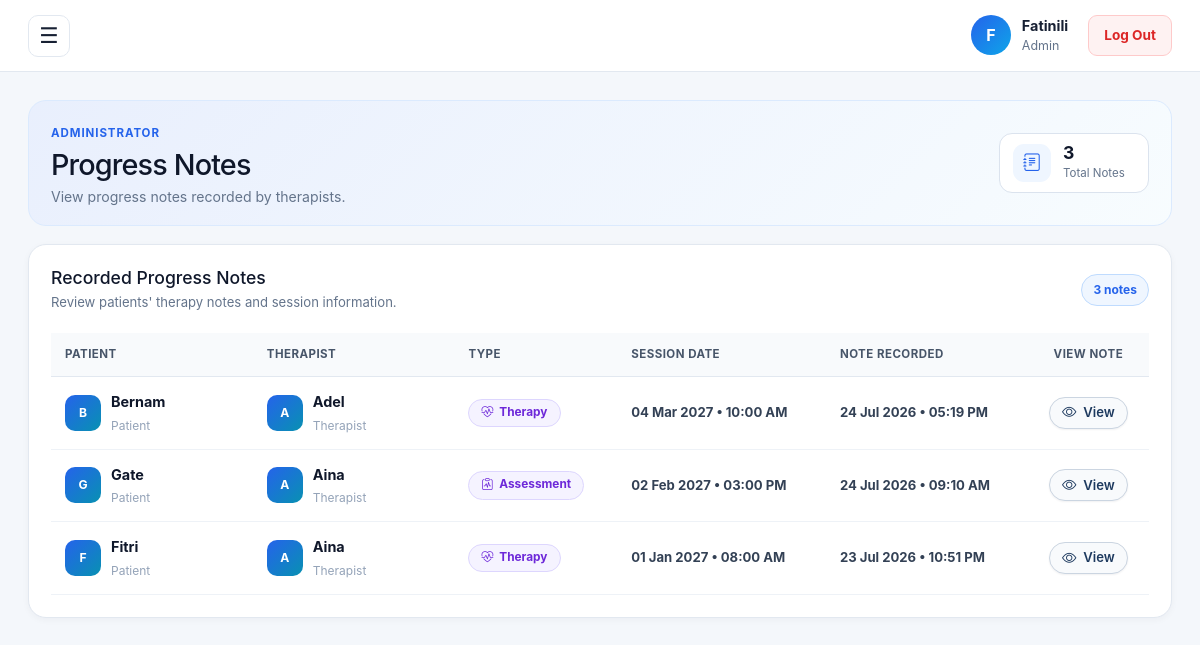
The app's page /admin/progress-notes (signed in), older data.
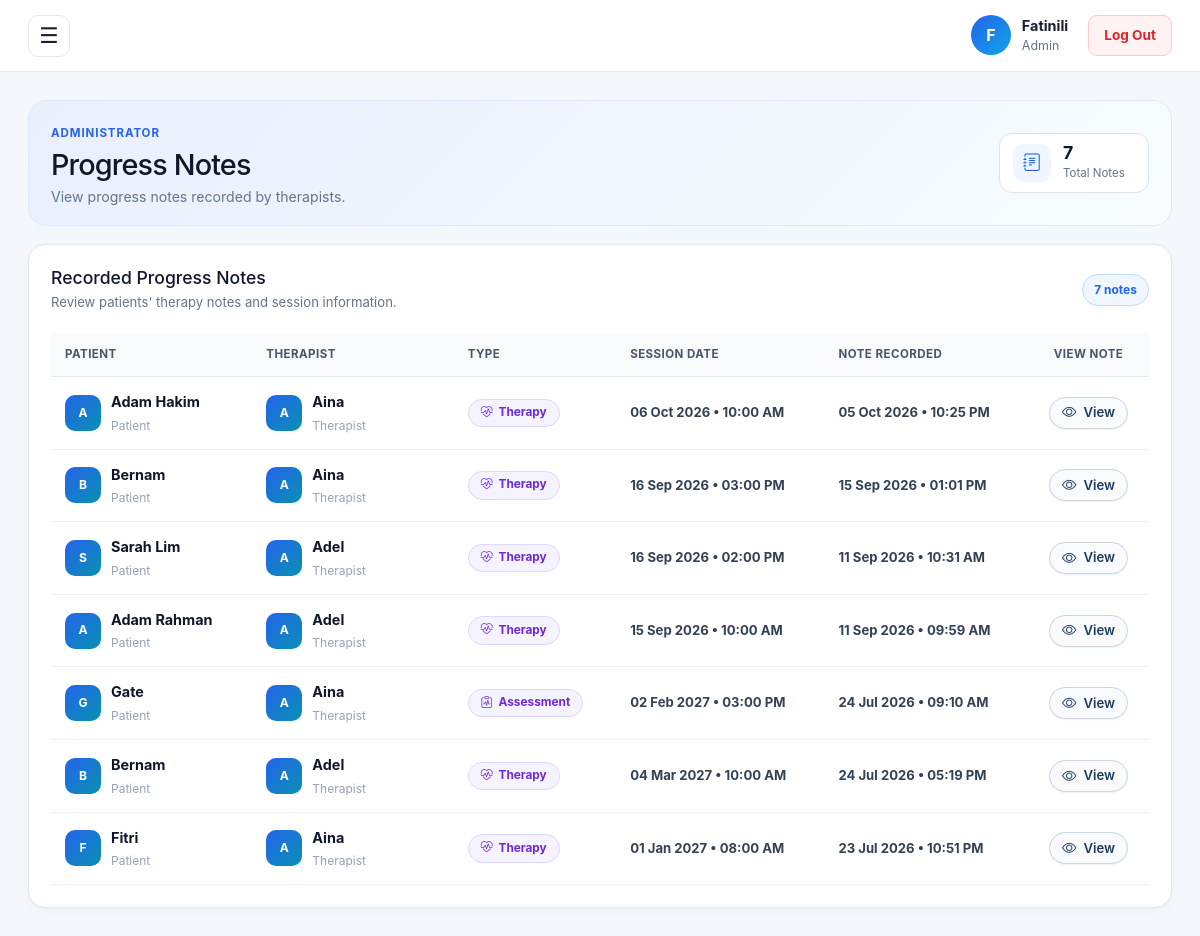
The same page, newer data.
### tables this page shows
CREATE TABLE progress_notes (
        note_id INTEGER PRIMARY KEY AUTOINCREMENT,
        appointment_id INTEGER NOT NULL,
        therapist_user_id INTEGER NOT NULL,
        created_at TEXT NOT NULL,
        content TEXT NOT NULL, goal_score INTEGER DEFAULT 0, attendance_rate INTEGER DEFAULT 0, therapist_rating INTEGER DEFAULT 0, progress_status TEXT, ai_recommendation TEXT, diagnosis TEXT, updated_at TEXT,
        FOREIGN KEY(appointment_id) REFERENCES appointments(appointment_id),
        FOREIGN KEY(therapist_user_id) REFERENCES users(user_id)
    );

CREATE TABLE "clients" (
                client_id INTEGER PRIMARY KEY AUTOINCREMENT,

                parent_user_id INTEGER,
                patient_user_id INTEGER,

                full_name TEXT NOT NULL,
                date_of_birth TEXT,
                gender TEXT,
                diagnosis TEXT,
                created_at TEXT,

                FOREIGN KEY(parent_user_id)
                    REFERENCES users(user_id),

                FOREIGN KEY(patient_user_id)
                    REFERENCES users(user_id)
            );

CREATE TABLE "users" (
                user_id INTEGER PRIMARY KEY AUTOINCREMENT,

                full_name TEXT NOT NULL,
                email TEXT NOT NULL UNIQUE,
                password_hash TEXT NOT NULL,

                role TEXT NOT NULL
                    CHECK(
                        role IN (
                            'ADMIN',
                            'THERAPIST',
                            'PARENT',
                            'PATIENT'
                        )
                    ),

                must_change_password INTEGER NOT NULL DEFAULT 0,
                is_active INTEGER NOT NULL DEFAULT 1,

                approval_status TEXT NOT NULL
                    CHECK(
                        approval_status IN (
                            'APPROVED',
                            'PENDING',
                            'REJECTED'
                        )
                    )
                    DEFAULT 'APPROVED'
            );

CREATE TABLE appointments (
        appointment_id INTEGER PRIMARY KEY AUTOINCREMENT,
        client_id INTEGER NOT NULL,
        therapist_user_id INTEGER NOT NULL,
        appointment_type TEXT NOT NULL CHECK(appointment_type IN ('THERAPY','ASSESSMENT')) DEFAULT 'THERAPY',
        date_time TEXT NOT NULL,
        location TEXT,
        status TEXT NOT NULL CHECK(status IN ('Scheduled','Cancelled','Completed')) DEFAULT 'Scheduled',
        notes TEXT,

        confirmation_status TEXT NOT NULL
            CHECK(confirmation_status IN ('Pending','Accepted','Declined','Rescheduled'))
            DEFAULT 'Pending',
        update_note TEXT,
        last_updated_at TEXT,

        FOREIGN KEY(client_id) REFERENCES clients(client_id),
        FOREIGN KEY(therapist_user_id) REFERENCES users(user_id)
    );

### app.py (the view)
@app.get("/admin/progress-notes")
@login_required(roles=["ADMIN"])
def admin_progress_notes():
    db = get_db()
    notes = db.execute("""
        SELECT
            pn.note_id,
            pn.content,
            pn.created_at,
            pn.updated_at,
            c.full_name AS client_name,
            c.date_of_birth,
            c.gender,
            c.diagnosis,

            u.full_name AS therapist_name,
            a.appointment_type,
            a.date_time
        FROM progress_notes pn
        JOIN appointments a
            ON a.appointment_id = pn.appointment_id
        JOIN clients c
            ON c.client_id = a.client_id
        JOIN users u
            ON u.user_id = pn.therapist_user_id
        ORDER BY COALESCE(pn.updated_at, pn.created_at) DESC
    """).fetchall()
    progress_notes = []
    for row in notes:
        note = dict(row)
        note["age"] = calculate_age(
            note["date_of_birth"]
        )
        progress_notes.append(note)
    return render_template(
        "admin_progress_notes.html",
        notes=progress_notes
    )

### app.py (called while the page is built)
def get_db():
    if "db" not in g:
        g.db = sqlite3.connect(DB_PATH)
        g.db.row_factory = sqlite3.Row
    return g.db

def calculate_age(date_of_birth):
    if not date_of_birth:
        return None
    try:
        birth_date = datetime.strptime(
            date_of_birth,
            "%Y-%m-%d"
        ).date()
        today = datetime.now().date()
        age = today.year - birth_date.year
        if (
            today.month,
            today.day
        ) < (
            birth_date.month,
            birth_date.day
        ):
            age -= 1
        return age
    except (TypeError, ValueError):
        return None

def format_datetime(value):
    if not value:
        return "-"
    for fmt in ("%Y-%m-%d %H:%M:%S", "%Y-%m-%d %H:%M"):
        try:
            return datetime.strptime(
                value,
                fmt
            ).strftime("%d %b %Y • %I:%M %p")
        except ValueError:
            pass
    return value

### templates/admin_progress_notes.html (shortened to what this page needs)
{% extends "base.html" %}
{% block content %}
<section class="page-header-modern">
  <div>
    <span class="page-eyebrow">
      Administrator
    </span>
    <h1>Progress Notes</h1>
    <p>
      View progress notes recorded by therapists.
    </p>
  </div>
  <div class="page-header-summary">
    <i class="bi bi-journal-text"></i>
    <div>
      <strong>{{ notes | length }}</strong>
      <span>Total Notes</span>
    </div>
  </div>
</section>
<section class="table-card">
  <div class="table-card-header">
    <div>
      <h2>Recorded Progress Notes</h2>
      <p>
        Review patients' therapy notes and session information.
      </p>
    </div>
    <span class="table-count">
      {{ notes | length }} notes
    </span>
  </div>
  {% if notes %}
    <div class="table-responsive">
      <table
        id="progressNotesTable"
        class="table table-hover align-middle modern-data-table"
        style="width: 100%;"
      >
        <thead>
          <tr>
            <th>Patient</th>
            <th>Therapist</th>
            <th>Type</th>
            <th>Session Date</th>
            <th>Note Recorded</th>
            <th>View Note</th>
          </tr>
        </thead>
        <tbody>
          {% for note in notes %}
            <tr>
              <td>
                <div class="table-person">
                  <span class="table-avatar">
                    {{ note.client_name[0] | upper }}
                  </span>
                  <div>
                    <strong>{{ note.client_name | title }}</strong>
                    <small>Patient</small>
                  </div>
                </div>
              </td>
              <td>
                <div class="table-person">
                  <span class="table-avatar">
                    {{ note.therapist_name[0] | upper }}
                  </span>
                  <div>
                    <strong>{{ note.therapist_name | title }}</strong>
                    <small>Therapist</small>
                  </div>
                </div>
              </td>
              <td>
                {% if note.appointment_type == "THERAPY" %}
                  <span class="session-type-badge type-therapy">
                    <i class="bi bi-heart-pulse"></i>
                    Therapy
                  </span>
                {% else %}
                  <span class="session-type-badge type-assessment">
                    <i class="bi bi-clipboard-pulse"></i>
                    Assessment
                  </span>
                {% endif %}
              </td>
              <td>
                <div class="progress-note-date">
                  <strong>{{ note.date_time | datetime }}</strong>
                </div>
              </td>
              <td>
                <div class="progress-note-date">
                  <strong>{{ note.created_at | datetime }}</strong>
                </div>
              </td>
              <td>
                <button
                  type="button"
                  class="progress-note-view-btn"
                  data-bs-toggle="modal"
                  data-bs-target="#progressNoteModal{{ note.note_id }}"
                >
                  <i class="bi bi-eye"></i>
                  View
                </button>
              </td>
            </tr>
          {% endfor %}
        </tbody>
      </table>
    </div>
  {% else %}
    <div class="empty-state">
      <i class="bi bi-journal-text"></i>
      <h3>No progress notes found</h3>
      <p>Therapist progress notes will appear here.</p>
    </div>
  {% endif %}
</section>
{% endblock %}

Row changes from the older to the newer data that the page shows:
added progress_notes: full_name "A", client_name "Adam Hakim", therapist_name "Aina", shows "Therapy", date_time "06 Oct 2026 • 10:00 AM", created_at "05 Oct 2026 • 10:25 PM"
added progress_notes: full_name "B", client_name "Bernam", full_name "A", therapist_name "Aina", shows "Therapy", date_time "16 Sep 2026 • 03:00 PM", created_at "15 Sep 2026 • 01:01 PM"
added progress_notes: full_name "S", client_name "Sarah Lim", full_name "A", therapist_name "Adel", shows "Therapy", date_time "16 Sep 2026 • 02:00 PM", created_at "11 Sep 2026 • 10:31 AM"
added progress_notes: full_name "A", client_name "Adam Rahman", therapist_name "Adel", shows "Therapy", date_time "15 Sep 2026 • 10:00 AM", created_at "11 Sep 2026 • 09:59 AM"
changed progress_notes "24 Jul 2026 • 09:10 AM": moves up the list
Text that changed along with them:
{{ notes | length }}: "3" → "7"
